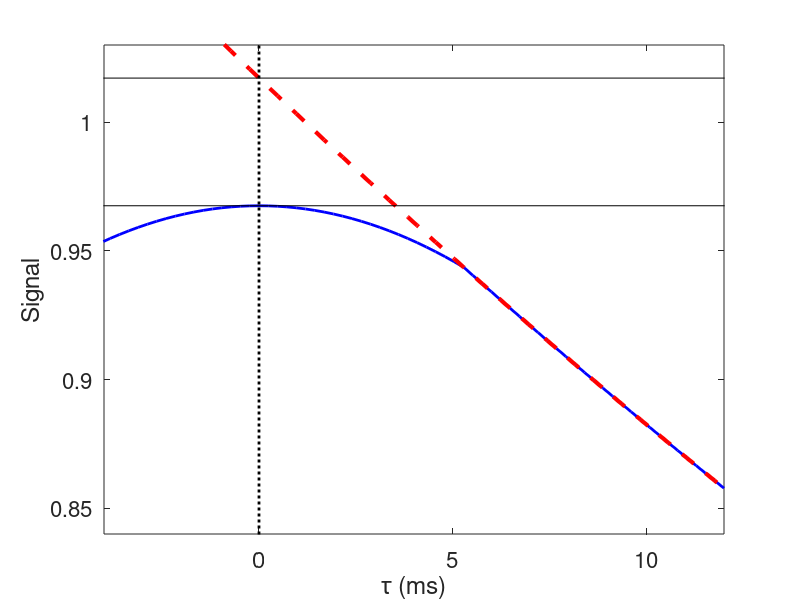
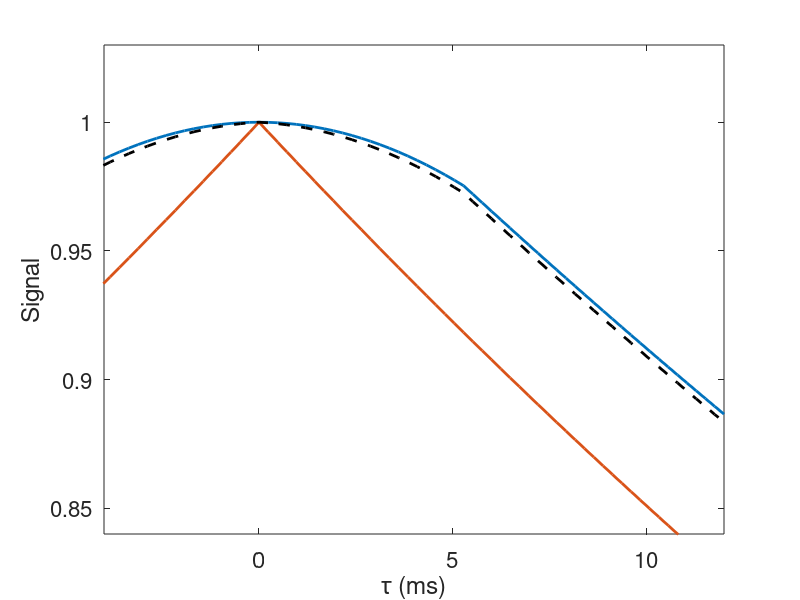

Recreate these plots in MATLAB, in order.
% xqBOLDmodel

% test for qBOLD model

clear; close all;

DBV = 0.05;
OEF = 0.4;
R2 = 0.11; % 110 ms
TE = 0.3;
Hct = 0.4;

% params
dChi = 2.64e-7;
gam  = 2.67513e8;

dw = OEF*(4/3)*pi*gam*dChi*Hct*3;   % 142 s^-1, so 1.5 tc = 11 ms
R2p = DBV*dw;

R2s = R2 + R2p;
R2m = R2 - R2p;

t = linspace(0,0.02,100); % time up to 20 ms

tind = find(t>(1.5/dw),1,'first')-1;

s1 = exp(-R2s.*t);
s2 = exp(-((0.3).*DBV.*(dw.*t).^2) - (R2.*t));

s = [s2(1:tind),(s1(tind+1:end)+(s2(tind)-s1(tind)))];

% figure(1);
% plot(t*1000,s,'-','LineWidth',2); hold on;
% % plot(t*1000,s1,'--','LineWidth',2);
% % plot(t*1000,s2,':','LineWidth',2);
% box on;
% xlabel('Time (ms)');
% ylabel('Signal');
% set(gca,'FontSize',16);

%% ASE version

tau = linspace(-12,12,101)./1000; % -16 to 16 ms, odd number, so that we have one that's exactly at 0

S1 = exp(-R2.*(TE-2.*tau)+DBV-(2.*R2m.*tau));
S2 = exp(-(R2.*TE) - ((8/9).*DBV.*(dw.*tau).^2));
S3 = exp(-R2.*(TE-2.*tau)+DBV-(2.*R2s.*tau));

ti1 = find(tau>(-0.75/dw),1,'first');
ti2 = find(tau<(0.75/dw),1,'last');

SS = [S1(1:ti1-1), S2(ti1:ti2), S3(ti2+1:end)];

figure(2); hold on;
plot(tau.*1000,SS,'b-','LineWidth',2);
plot(tau.*1000,S3,'r--','LineWidth',3);
plot([0,0],[0,2],'k:','LineWidth',2);
plot([-20,20],[S3(51),S3(51)],'k-');
plot([-20,20],[S2(51),S2(51)],'k-');
axis([-4,12,0.84,1.03]);
box on;
xlabel('\tau (ms)');
ylabel('Signal');
set(gca,'FontSize',16);

disp(['DBV estimate: ',num2str(S3(51)-S2(51))]);

%% Blood component

R2b  = ( 16.4.*Hct ) +  4.5 + ((165.2.*Hct + 55.7).*OEF.^2);
R2bs = ( 14.9.*Hct ) + 14.7 + ((302.1.*Hct + 41.8).*OEF.^2);

R2bp = R2bs-R2b;
SB = exp(-TE*R2b).*exp(-abs(tau)*R2bp);

Sb = exp(-(R2b.*(TE-2.*tau)) - (2.*R2bs.*abs(tau)));

figure(3); hold on;
plot(tau.*1000,SS./max(SS),'-','Linewidth',2);
plot(tau.*1000,SB./max(SB),'-','LineWidth',2);
axis([-4,12,0.84,1.03]);
box on;
xlabel('\tau (ms)');
ylabel('Signal');
set(gca,'FontSize',16);


%% Add it all up

Stotal = (DBV.*SB./max(SB)) + (1-DBV).*SS./max(SS);

figure(3);
plot(tau.*1000,Stotal,'k--','LineWidth',2);
